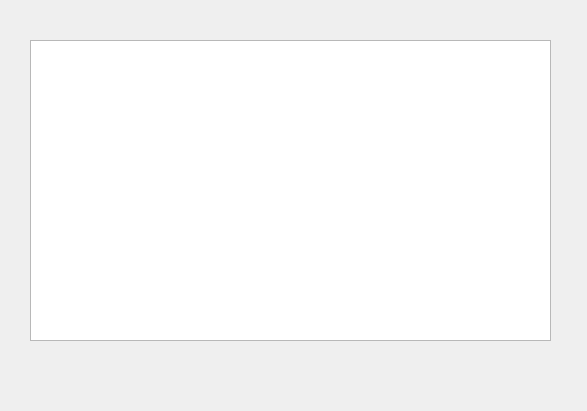
<?xml version="1.0" encoding="UTF-8"?>
<ui version="4.0">
 <class>MainWindow</class>
 <widget class="QMainWindow" name="MainWindow">
  <property name="geometry">
   <rect>
    <x>0</x>
    <y>0</y>
    <width>587</width>
    <height>411</height>
   </rect>
  </property>
  <property name="windowTitle">
   <string>MainWindow</string>
  </property>
  <widget class="QWidget" name="centralwidget">
   <widget class="QLabel" name="labelsensor">
    <property name="geometry">
     <rect>
      <x>350</x>
      <y>360</y>
      <width>201</width>
      <height>31</height>
     </rect>
    </property>
    <property name="font">
     <font>
      <pointsize>9</pointsize>
     </font>
    </property>
    <property name="text">
     <string/>
    </property>
   </widget>
   <widget class="QTableWidget" name="table">
    <property name="geometry">
     <rect>
      <x>30</x>
      <y>40</y>
      <width>521</width>
      <height>301</height>
     </rect>
    </property>
   </widget>
  </widget>
 </widget>
 <resources/>
 <connections/>
</ui>
